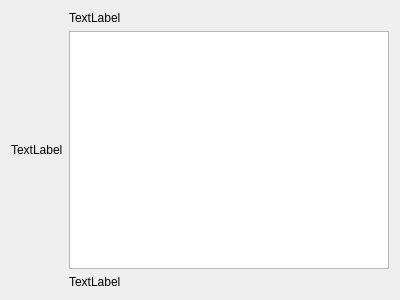
<?xml version="1.0" encoding="UTF-8"?>
<ui version="4.0">
 <class>MatrixView</class>
 <widget class="QWidget" name="MatrixView">
  <property name="geometry">
   <rect>
    <x>0</x>
    <y>0</y>
    <width>400</width>
    <height>300</height>
   </rect>
  </property>
  <property name="windowTitle">
   <string>Form</string>
  </property>
  <layout class="QVBoxLayout" name="verticalLayout">
   <item>
    <layout class="QGridLayout" name="gridLayout">
     <item row="2" column="1">
      <widget class="QLabel" name="label_2">
       <property name="text">
        <string>TextLabel</string>
       </property>
      </widget>
     </item>
     <item row="0" column="1">
      <widget class="QLabel" name="label">
       <property name="text">
        <string>TextLabel</string>
       </property>
      </widget>
     </item>
     <item row="1" column="0">
      <widget class="QLabel" name="label_3">
       <property name="text">
        <string>TextLabel</string>
       </property>
      </widget>
     </item>
     <item row="1" column="1">
      <widget class="QGraphicsView" name="graphicsView"/>
     </item>
    </layout>
   </item>
  </layout>
 </widget>
 <resources/>
 <connections/>
</ui>
